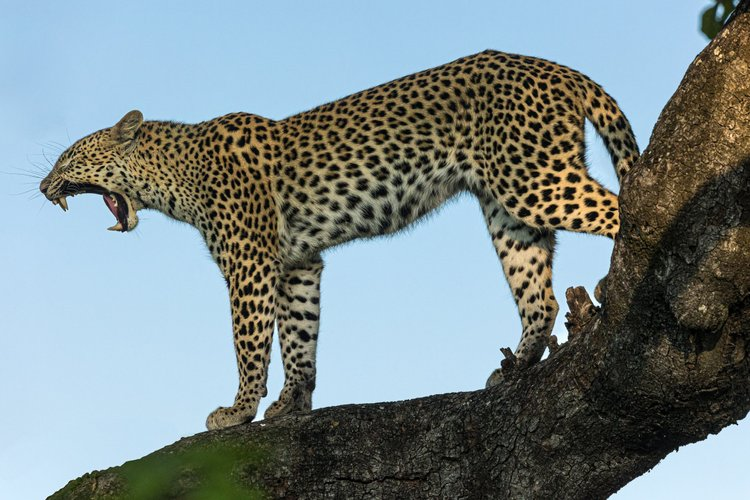
#> input picture ASSIGNMENTS/A1/image.jpg, 750 x 500 px, given in place of image.png, which was not available
$ python app.py
#> lines starting #> are read from the running program, lines starting #| are printed output that depends on the picture; after the words box and inside, x2 and y2 are one past the last pixel; in counts of white or black regions, pixels touching at a corner belong together; pictures that were not available may be replaced by others from this repository, and a replacement may not be noted
# -*- coding: utf-8 -*-
"""
Demonstrates bit-plane slicing and progressive image reconstruction.

This script performs the following actions:
1. Loads a grayscale image or creates a sample one if not found.
2. Decomposes the image into its 8 constituent bit planes.
3. Saves each bit plane as an individual image.
4. Progressively reconstructs the image by adding bit planes from MSB to LSB.
5. Saves an image at each step of the reconstruction.
6. Generates a video showing the gradual improvement in image quality.
7. Creates summary images comparing all bit planes and reconstruction steps.
"""

import cv2
import numpy as np
import matplotlib.pyplot as plt
from pathlib import Path
from typing import List

# --- Configuration Constants ---
# Use Path objects for robust, cross-platform path handling.
SOURCE_IMAGE_PATH = Path("image.png")
OUTPUT_DIR = Path("images")
VIDEO_FILENAME = "bit_plane_progression.mp4"
VIDEO_FPS = 1  # We'll show each step for a fixed duration.
FRAME_DURATION_SECONDS = 2 # How long each step is visible in the video.

# --- Core Image Processing Functions ---

def extract_bit_plane(image: np.ndarray, bit_position: int) -> np.ndarray:
    """Extracts a specific bit plane from an 8-bit grayscale image.

    Args:
        image: The input 8-bit grayscale image as a NumPy array.
        bit_position: The bit to extract (0 for LSB, 7 for MSB).

    Returns:
        A binary image (values 0 or 255) representing the bit plane.
    """
    if not (0 <= bit_position <= 7):
        raise ValueError("Bit position must be between 0 and 7.")

    # Create a mask to isolate the desired bit.
    mask = 1 << bit_position

    # Use bitwise AND to get the bit, then shift it to the 0th position.
    bit_plane = (image & mask) >> bit_position

    # Scale to 0-255 for visualization.
    return (bit_plane * 255).astype(np.uint8)


def reconstruct_from_bit_planes(bit_planes: List[np.ndarray]) -> np.ndarray:
    """Reconstructs an image from a list of bit planes.

    Args:
        bit_planes: A list of 8 bit planes, starting from MSB (Bit 7) to LSB (Bit 0).

    Returns:
        The reconstructed 8-bit grayscale image.
    """
    if len(bit_planes) > 8:
        raise ValueError("Cannot reconstruct from more than 8 bit planes.")

    # Start with a black image of the same dimensions.
    reconstructed_image = np.zeros_like(bit_planes[0], dtype=np.uint8)

    # Add the contribution of each bit plane, weighted by its bit value.
    for i, plane in enumerate(bit_planes):
        # The weight is 2 to the power of the bit position (MSB is 7).
        weight = 2 ** (7 - i)
        # Convert plane from 0/255 back to 0/1 before multiplying.
        reconstructed_image += (plane // 255) * weight

    return reconstructed_image

# --- Helper & Utility Functions ---

def load_or_create_image(image_path: Path) -> np.ndarray:
    """Loads a grayscale image from the specified path or creates a sample if not found."""
    if image_path.exists():
        print(f"✅ Loading image from: {image_path}")
        image = cv2.imread(str(image_path), cv2.IMREAD_GRAYSCALE)
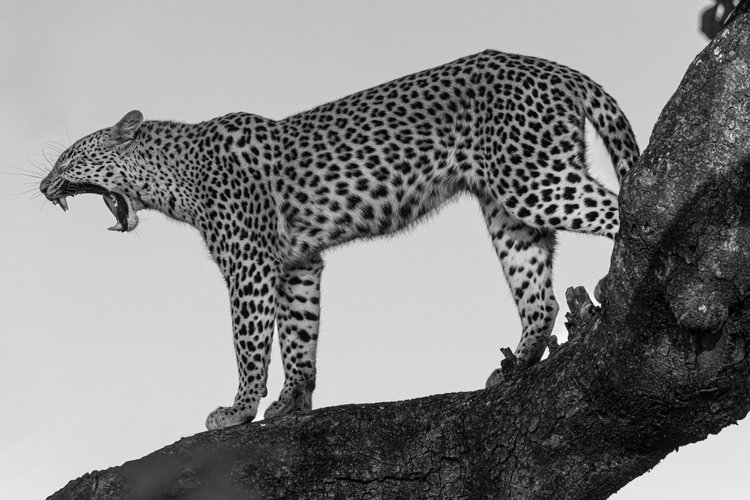
#> image: shape (500, 750); min 0, max 255, mean 132.9
        if image is None:
            raise IOError(f"Failed to load image from {image_path}.")
        return image
    else:
        print(f"⚠️ Image not found at '{image_path}'. Creating a sample image.")
        # Create a sample 512x512 image for demonstration.
        img = np.zeros((512, 512), dtype=np.uint8)
        # Add various shapes and gradients for interesting bit planes.
        cv2.rectangle(img, (50, 50), (200, 200), 128, -1)
        cv2.circle(img, (350, 256), 100, 220, -1)
        # Create a gradient
        for i in range(512):
            img[i, :] = np.clip(img[i, :] + (i / 4), 0, 255)
        cv2.imwrite(str(image_path), img)
        print(f"✅ Sample image saved as '{image_path}'.")
        return img

def add_text_overlay(image: np.ndarray, text: str) -> np.ndarray:
    """Adds a descriptive text overlay with a semi-transparent background to an image."""
    # Convert to BGR for color text.
    output_image = cv2.cvtColor(image, cv2.COLOR_GRAY2BGR)

    font = cv2.FONT_HERSHEY_SIMPLEX
    font_scale = 0.8
    thickness = 2
    color = (0, 255, 0) # Bright green

    # Add a black rectangle background for better readability.
    cv2.rectangle(output_image, (0, 0), (output_image.shape[1], 40), (0, 0, 0), -1)
    cv2.putText(output_image, text, (10, 28), font, font_scale, color, thickness)

    return output_image

# --- Main Application ---

def main():
    """Main function to run the entire bit-plane analysis process."""
    print("🚀 Starting Bit-Plane Slicing Demonstration...")

    # 1. Setup
    OUTPUT_DIR.mkdir(exist_ok=True)
    original_image = load_or_create_image(SOURCE_IMAGE_PATH)
    cv2.imwrite(str(OUTPUT_DIR / "original_image.png"), original_image)

    # 2. Extract all 8 bit planes (from MSB to LSB)
    print("\nExtracting bit planes...")
    all_bit_planes = [extract_bit_plane(original_image, i) for i in range(7, -1, -1)]
#> in extract_bit_plane, `bit_plane = (image & mask) >> bit_position`:
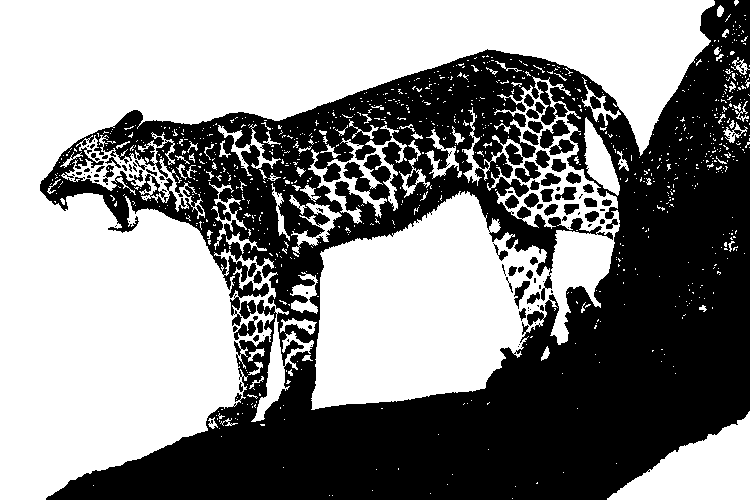
#> bit_plane: shape (500, 750); values 0 (black) and 1 (white), 54.2% white; 116 black regions (66 under 20 px), largest, box (x1, y1, x2, y2) and area: (40, 0, 750, 500) 165847, (537, 81, 568, 125) 498, (540, 120, 570, 149) 396
#> in extract_bit_plane (call 2), `bit_plane = (image & mask) >> bit_position`: bit_plane: shape (500, 750); values 0 (black) and 1 (white), 62% white; 1019 black regions (877 under 20 px), largest, box (x1, y1, x2, y2) and area: (40, 0, 750, 500) 131044, (0, 0, 52, 23) 759, (116, 117, 203, 157) 380
#> in extract_bit_plane (call 3), `bit_plane = (image & mask) >> bit_position`: bit_plane: shape (500, 750); values 0 (black) and 1 (white), 28.1% white in thin lines or dots
#> in extract_bit_plane (call 3), `return (bit_plane * 255).astype(np.uint8)`: returned value: shape (500, 750); 28.1% white in thin lines or dots
#> in extract_bit_plane (call 4), `bit_plane = (image & mask) >> bit_position`: bit_plane: shape (500, 750); values 0 (black) and 1 (white), 50.6% white; 1118 black regions (1092 under 20 px), largest, box (x1, y1, x2, y2) and area: (0, 0, 750, 500) 177843, (0, 454, 134, 500) 2968, (131, 465, 174, 498) 605
#> in extract_bit_plane (call 5), `bit_plane = (image & mask) >> bit_position`: bit_plane: shape (500, 750); values 0 (black) and 1 (white), 40.4% white; 1057 white regions (1032 under 20 px), largest, box (x1, y1, x2, y2) and area: (0, 0, 750, 500) 147295, (0, 0, 52, 23) 759, (720, 486, 750, 500) 237
#> in extract_bit_plane (call 6), `mask = 1 << bit_position`: mask = 4
#> in extract_bit_plane (call 6), `bit_plane = (image & mask) >> bit_position`:
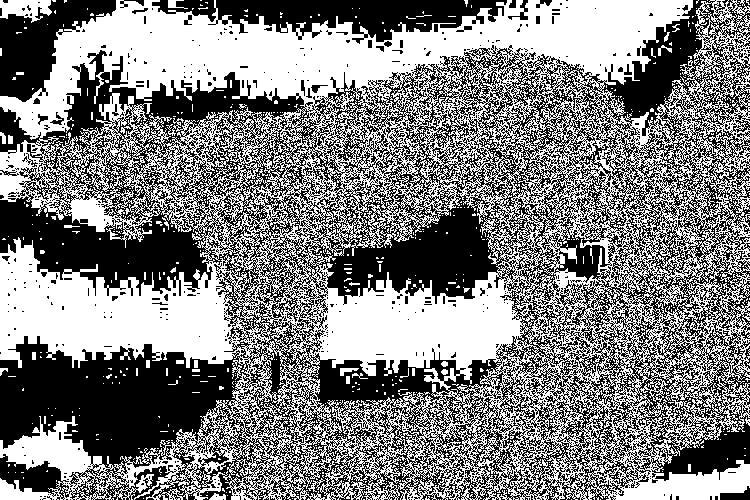
#> bit_plane: shape (500, 750); values 0 (black) and 1 (white), 50.7% white; 1047 black regions (1004 under 20 px), largest, box (x1, y1, x2, y2) and area: (0, 0, 750, 500) 166422, (152, 0, 507, 44) 8084, (0, 0, 116, 102) 5539
#> in extract_bit_plane (call 7), `mask = 1 << bit_position`: mask = 2
#> in extract_bit_plane (call 7), `bit_plane = (image & mask) >> bit_position`:
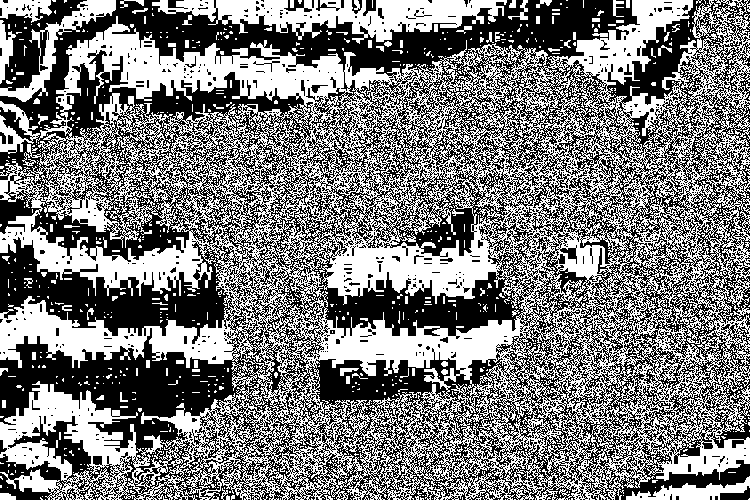
#> bit_plane: shape (500, 750); values 0 (black) and 1 (white), 48.7% white; 1310 white regions (1231 under 20 px), largest, box (x1, y1, x2, y2) and area: (0, 0, 750, 500) 163695, (152, 0, 507, 44) 7384, (0, 0, 116, 102) 2093
#> in extract_bit_plane (call 8), `mask = 1 << bit_position`: mask = 1
#> in extract_bit_plane (call 8), `bit_plane = (image & mask) >> bit_position`:
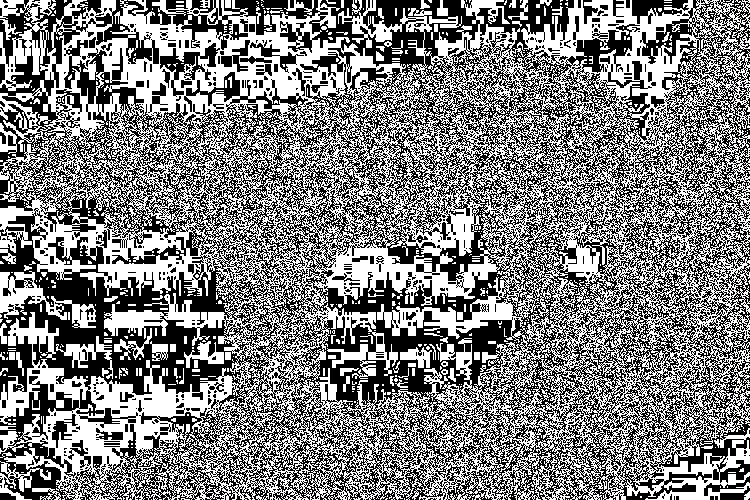
#> bit_plane: shape (500, 750); values 0 (black) and 1 (white), 50% white; 1227 white regions (1125 under 20 px), largest, box (x1, y1, x2, y2) and area: (0, 0, 750, 500) 173285, (0, 0, 56, 91) 2004, (0, 271, 96, 328) 1789
#> all_bit_planes = 8 items
    for i, plane in enumerate(all_bit_planes):
        bit_num = 7 - i
        cv2.imwrite(str(OUTPUT_DIR / f"bit_plane_{bit_num}.png"), plane)
#> this loop made 8 passes
#> bit_num on passes 1 to 8: 7, 6, 5, 4, 3, 2, 1, 0
    print("✅ All 8 bit planes extracted and saved.")

    # 3. Progressive reconstruction and video frame generation
    print("\nPerforming progressive reconstruction...")
    reconstructed_images = []
    video_frames = []

    for i in range(1, 9):
        # Use the first 'i' most significant bit planes for reconstruction.
        planes_to_use = all_bit_planes[:i]
        reconstructed = reconstruct_from_bit_planes(planes_to_use)
        reconstructed_images.append(reconstructed)

        # Save the image for the current step.
        cv2.imwrite(str(OUTPUT_DIR / f"reconstructed_step_{i}.png"), reconstructed)

        # Create a frame for the video with a text overlay.
        bit_names = ", ".join([str(j) for j in range(7, 7 - i, -1)])
        info_text = f"Step {i}/8: Using Bits [{bit_names}]"
        video_frames.append(add_text_overlay(reconstructed, info_text))
#> this loop made 8 passes
#> pass 2, in main, `reconstructed = reconstruct_from_bit_planes(planes_to_use)`:
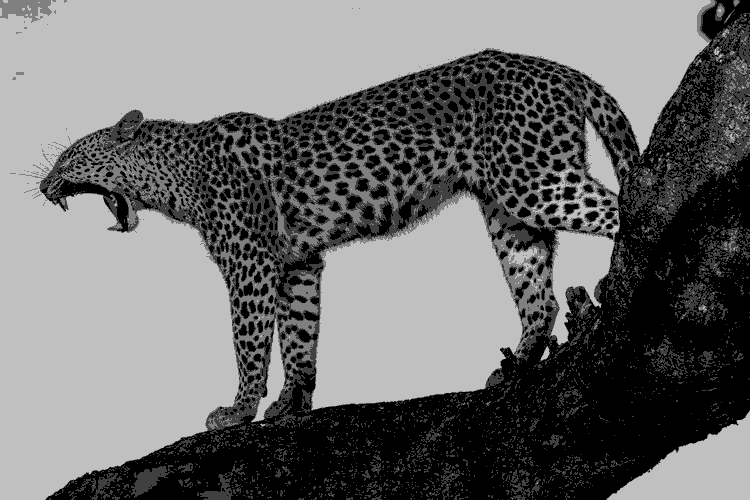
#> reconstructed: shape (500, 750); min 0, max 192, mean 109.1
#> after the loop, reconstructed_images = 8 items; video_frames = 8 items

    print("✅ All 8 reconstruction steps saved.")

    # 4. Create the video
    print("\n🎬 Creating video...")
    height, width, _ = video_frames[0].shape
#> height = 500; width = 750
    fourcc = cv2.VideoWriter_fourcc(*'mp4v')
#> fourcc = 1983148141
    video_writer = cv2.VideoWriter(str(VIDEO_FILENAME), fourcc, VIDEO_FPS, (width, height))

    for frame in video_frames:
        # Write each frame multiple times to control its duration on screen.
        for _ in range(FRAME_DURATION_SECONDS * VIDEO_FPS):
            video_writer.write(frame)

    video_writer.release()
    print(f"✅ Video saved as '{VIDEO_FILENAME}'")

    # 5. Create summary images using Matplotlib for layout
    print("\nCreating summary plots...")

    # Plot for individual bit planes
    fig, axes = plt.subplots(3, 3, figsize=(12, 12))
    axes[0, 0].imshow(original_image, cmap='gray')
    axes[0, 0].set_title('Original Image')
    for i, ax in enumerate(axes.flat[1:]):
        if i < len(all_bit_planes):
            ax.imshow(all_bit_planes[i], cmap='gray')
            ax.set_title(f'Bit Plane {7-i} {"(MSB)" if i==0 else "(LSB)" if i==7 else ""}')
    for ax in axes.flat:
        ax.axis('off')
    fig.suptitle('Original Image and Individual Bit Planes', fontsize=16, fontweight='bold')
    plt.tight_layout(rect=[0, 0.03, 1, 0.95])
    plt.savefig(OUTPUT_DIR / "all_bit_planes.png")
    plt.close(fig)

    # Plot for progressive reconstruction
    fig, axes = plt.subplots(2, 4, figsize=(20, 10))
    for i, (ax, img) in enumerate(zip(axes.flat, reconstructed_images)):
        ax.imshow(img, cmap='gray')
        bit_names = ", ".join([str(j) for j in range(7, 7 - (i+1), -1)])
        ax.set_title(f'Step {i+1}: Bits [{bit_names}]')
        ax.axis('off')
    fig.suptitle('Progressive Image Reconstruction', fontsize=16, fontweight='bold')
    plt.tight_layout(rect=[0, 0.03, 1, 0.95])
    plt.savefig(OUTPUT_DIR / "progressive_reconstruction.png")
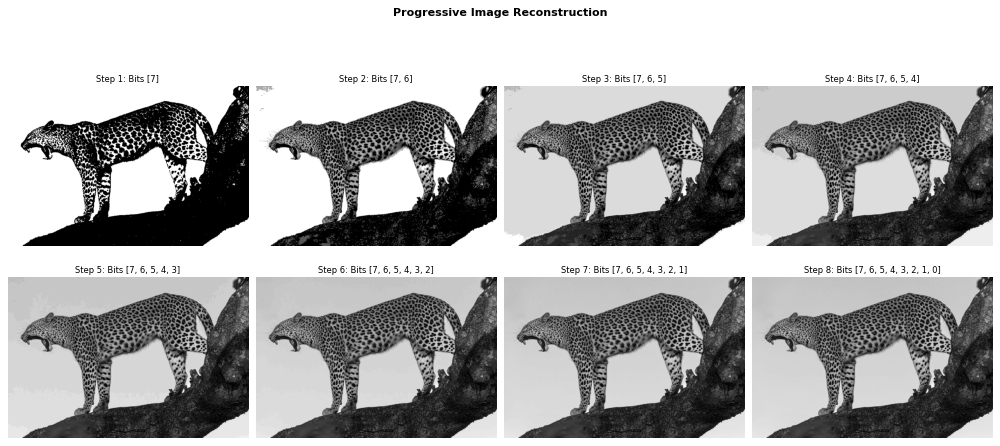
#> figure drawn by matplotlib, 8 panels
    plt.close(fig)
    print("✅ Summary plots saved.")

    # --- Final Summary ---
    print("\n" + "="*50)
    print("🎉 DEMONSTRATION COMPLETED SUCCESSFULLY! 🎉")
    print("="*50)
    print(f"All generated files can be found in the '{OUTPUT_DIR}/' directory.")
    print(f"The final video is named '{VIDEO_FILENAME}'.")
    print("\nYou can now compile your LaTeX report.")


if __name__ == "__main__":
    main()
